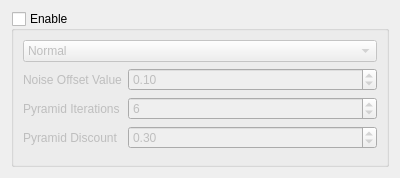
<?xml version="1.0" encoding="UTF-8"?>
<ui version="4.0">
 <class>noise_offset_UI</class>
 <widget class="QWidget" name="noise_offset_UI">
  <property name="geometry">
   <rect>
    <x>0</x>
    <y>0</y>
    <width>400</width>
    <height>178</height>
   </rect>
  </property>
  <property name="windowTitle">
   <string>Form</string>
  </property>
  <layout class="QVBoxLayout" name="verticalLayout">
   <item>
    <widget class="QGroupBox" name="noise_offset_group">
     <property name="title">
      <string>Enable</string>
     </property>
     <property name="checkable">
      <bool>true</bool>
     </property>
     <property name="checked">
      <bool>false</bool>
     </property>
     <layout class="QFormLayout" name="formLayout">
      <item row="1" column="0">
       <widget class="QLabel" name="label">
        <property name="text">
         <string>Noise Offset Value</string>
        </property>
       </widget>
      </item>
      <item row="0" column="0" colspan="2">
       <widget class="QComboBox" name="noise_offset_selector">
        <property name="toolTip">
         <string>&lt;html&gt;&lt;head/&gt;&lt;body&gt;&lt;p&gt;Noise offset comes in two varieties, normal, and pyramid. Normal works, but has the issue of not having great compatability. Pyramid seems to work about as well, and not have a big impact on compatability.&lt;/p&gt;&lt;/body&gt;&lt;/html&gt;</string>
        </property>
        <item>
         <property name="text">
          <string>Normal</string>
         </property>
        </item>
        <item>
         <property name="text">
          <string>Pyramid</string>
         </property>
        </item>
       </widget>
      </item>
      <item row="2" column="0">
       <widget class="QLabel" name="label_2">
        <property name="text">
         <string>Pyramid Iterations</string>
        </property>
       </widget>
      </item>
      <item row="3" column="0">
       <widget class="QLabel" name="label_3">
        <property name="text">
         <string>Pyramid Discount</string>
        </property>
       </widget>
      </item>
      <item row="1" column="1">
       <widget class="QDoubleSpinBox" name="noise_offset_input">
        <property name="toolTip">
         <string>&lt;html&gt;&lt;head/&gt;&lt;body&gt;&lt;p&gt;The value for the normal noise offset, the original paper reccomends 0.1, so that is why it's default.&lt;/p&gt;&lt;/body&gt;&lt;/html&gt;</string>
        </property>
        <property name="minimum">
         <double>0.010000000000000</double>
        </property>
        <property name="maximum">
         <double>99.000000000000000</double>
        </property>
        <property name="singleStep">
         <double>0.010000000000000</double>
        </property>
        <property name="value">
         <double>0.100000000000000</double>
        </property>
       </widget>
      </item>
      <item row="2" column="1">
       <widget class="QSpinBox" name="pyramid_iteration_input">
        <property name="toolTip">
         <string>&lt;html&gt;&lt;head/&gt;&lt;body&gt;&lt;p&gt;The number of iterations. It is said that the values in 6-10 work best.&lt;/p&gt;&lt;/body&gt;&lt;/html&gt;</string>
        </property>
        <property name="minimum">
         <number>1</number>
        </property>
        <property name="value">
         <number>6</number>
        </property>
       </widget>
      </item>
      <item row="3" column="1">
       <widget class="QDoubleSpinBox" name="pyramid_discount_input">
        <property name="toolTip">
         <string>&lt;html&gt;&lt;head/&gt;&lt;body&gt;&lt;p&gt;Not entirely sure what this is, but the recommended value is 0.1-0.3.&lt;/p&gt;&lt;/body&gt;&lt;/html&gt;</string>
        </property>
        <property name="minimum">
         <double>0.010000000000000</double>
        </property>
        <property name="singleStep">
         <double>0.010000000000000</double>
        </property>
        <property name="value">
         <double>0.300000000000000</double>
        </property>
       </widget>
      </item>
     </layout>
    </widget>
   </item>
  </layout>
 </widget>
 <resources/>
 <connections/>
</ui>
